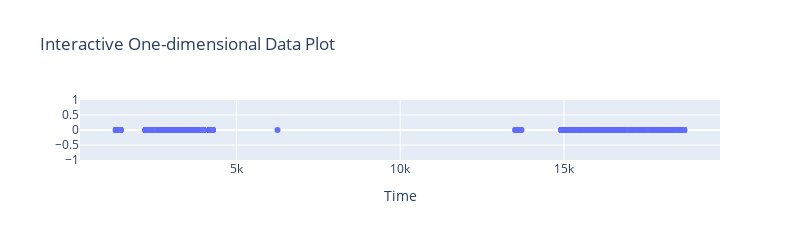

Notebook source saved alongside this figure:
### Code cell
import plotly.graph_objects as go
import numpy as np

# 生成一维数据
# data = np.array([1, 2, 5, 6, 7, 100, 110, 120])
data=data[:5000]
# 创建Plotly的散点图
fig = go.Figure(data=go.Scatter(x=data, y=np.zeros_like(data), mode='markers'))

# 设置图表布局和样式
fig.update_layout(
    title="Interactive One-dimensional Data Plot",
    xaxis_title="Time",
    yaxis_title="",
    width=800,
    height=200
)

# 显示交互式图表
fig.show()

fig.write_html("interactive_plot.html")

### Figure 1 — Plotly figure (JSON) as saved in the notebook; plotly's stock layout.template omitted (floating-point values rounded to 4 significant figures; data arrays with more than 128 entries replaced by an {"elided": "..."} marker saying what was removed)
{"data": [{"mode": "markers", "x": {"elided": "5000 int values"}, "y": {"elided": "5000 int values"}, "type": "scatter"}], "layout": {"title": {"text": "Interactive One-dimensional Data Plot"}, "xaxis": {"title": {"text": "Time"}}, "yaxis": {"title": {"text": ""}}, "width": 800, "height": 200}}
